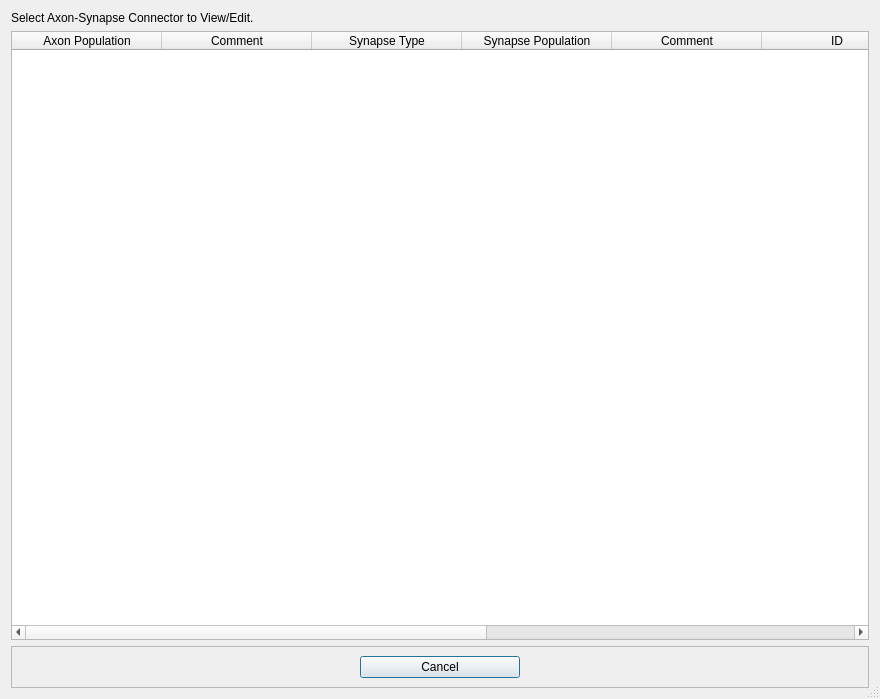
<?xml version="1.0" encoding="UTF-8"?>
<ui version="4.0">
 <class>selectAxonSyn</class>
 <widget class="QDialog" name="selectAxonSyn">
  <property name="windowModality">
   <enum>Qt::WindowModal</enum>
  </property>
  <property name="geometry">
   <rect>
    <x>0</x>
    <y>0</y>
    <width>880</width>
    <height>699</height>
   </rect>
  </property>
  <property name="windowTitle">
   <string/>
  </property>
  <property name="sizeGripEnabled">
   <bool>true</bool>
  </property>
  <property name="modal">
   <bool>true</bool>
  </property>
  <layout class="QVBoxLayout" name="verticalLayout" stretch="0,0,0">
   <item>
    <widget class="QLabel" name="connSelLabel">
     <property name="text">
      <string>Select Axon-Synapse Connector to View/Edit.</string>
     </property>
    </widget>
   </item>
   <item>
    <widget class="QTableWidget" name="connList">
     <property name="editTriggers">
      <set>QAbstractItemView::NoEditTriggers</set>
     </property>
     <property name="showDropIndicator" stdset="0">
      <bool>false</bool>
     </property>
     <property name="dragDropOverwriteMode">
      <bool>false</bool>
     </property>
     <property name="alternatingRowColors">
      <bool>true</bool>
     </property>
     <property name="selectionMode">
      <enum>QAbstractItemView::SingleSelection</enum>
     </property>
     <property name="selectionBehavior">
      <enum>QAbstractItemView::SelectRows</enum>
     </property>
     <property name="sortingEnabled">
      <bool>true</bool>
     </property>
     <property name="cornerButtonEnabled">
      <bool>false</bool>
     </property>
     <attribute name="horizontalHeaderDefaultSectionSize">
      <number>150</number>
     </attribute>
     <attribute name="horizontalHeaderHighlightSections">
      <bool>false</bool>
     </attribute>
     <attribute name="horizontalHeaderShowSortIndicator" stdset="0">
      <bool>true</bool>
     </attribute>
     <attribute name="horizontalHeaderStretchLastSection">
      <bool>true</bool>
     </attribute>
     <attribute name="verticalHeaderVisible">
      <bool>false</bool>
     </attribute>
     <attribute name="verticalHeaderHighlightSections">
      <bool>false</bool>
     </attribute>
     <column>
      <property name="text">
       <string>Axon Population</string>
      </property>
     </column>
     <column>
      <property name="text">
       <string>Comment</string>
      </property>
     </column>
     <column>
      <property name="text">
       <string>Synapse Type</string>
      </property>
     </column>
     <column>
      <property name="text">
       <string>Synapse Population</string>
      </property>
     </column>
     <column>
      <property name="text">
       <string>Comment</string>
      </property>
     </column>
     <column>
      <property name="text">
       <string>ID</string>
      </property>
     </column>
     <column>
      <property name="text">
       <string>sourcenum</string>
      </property>
     </column>
     <column>
      <property name="text">
       <string>mode</string>
      </property>
     </column>
     <column>
      <property name="text">
       <string>connidx</string>
      </property>
     </column>
    </widget>
   </item>
   <item>
    <widget class="QFrame" name="frame">
     <property name="frameShape">
      <enum>QFrame::StyledPanel</enum>
     </property>
     <property name="frameShadow">
      <enum>QFrame::Raised</enum>
     </property>
     <layout class="QHBoxLayout" name="horizontalLayout">
      <item>
       <spacer name="horizontalSpacer">
        <property name="orientation">
         <enum>Qt::Horizontal</enum>
        </property>
        <property name="sizeHint" stdset="0">
         <size>
          <width>40</width>
          <height>20</height>
         </size>
        </property>
       </spacer>
      </item>
      <item>
       <widget class="QPushButton" name="selAxonSynCancel">
        <property name="sizePolicy">
         <sizepolicy hsizetype="Expanding" vsizetype="Fixed">
          <horstretch>0</horstretch>
          <verstretch>0</verstretch>
         </sizepolicy>
        </property>
        <property name="maximumSize">
         <size>
          <width>160</width>
          <height>16777215</height>
         </size>
        </property>
        <property name="text">
         <string>Cancel</string>
        </property>
       </widget>
      </item>
      <item>
       <spacer name="horizontalSpacer_2">
        <property name="orientation">
         <enum>Qt::Horizontal</enum>
        </property>
        <property name="sizeHint" stdset="0">
         <size>
          <width>40</width>
          <height>20</height>
         </size>
        </property>
       </spacer>
      </item>
     </layout>
    </widget>
   </item>
  </layout>
 </widget>
 <resources/>
 <connections/>
</ui>
